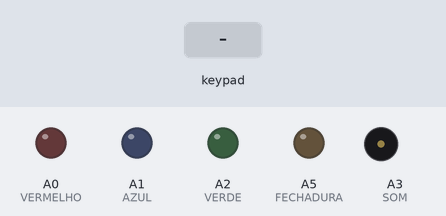
This sketch was run on a simulated Arduino Uno, built with avr-gcc and run on an emulated ATmega328P. Shown: output pins drawn as LEDs (lit = HIGH), buzzer (waves = sounding). The inputs (shaded band) are chosen by the test bench.

Above: at 1.2 s.
1.3 s: key '*' pressed
At 1.4 s:
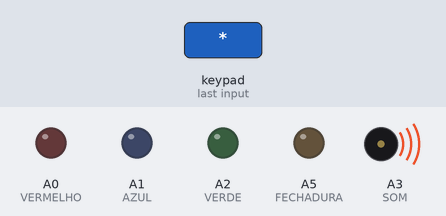
At 2.3 s:
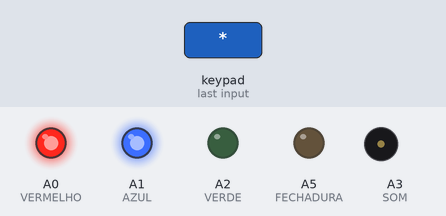
4.0 s: keypad keys 9 8 7 6 pressed 0.4 s apart
At 5.7 s:
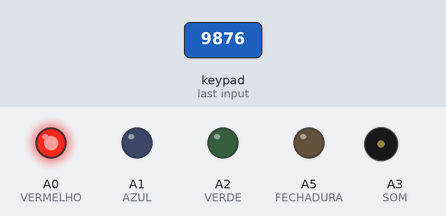
Timing chart, 0 to 7.9 s (numbered marks = the images above; inputs shaded):
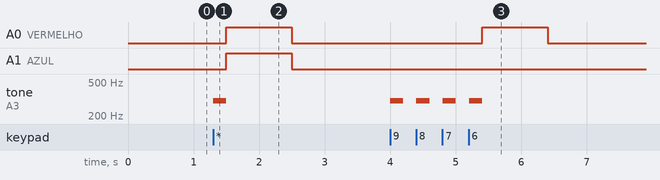

Measured:
- after the input at 1.3 s, A0 (VERMELHO), A1 (AZUL): LOW → HIGH after 0.20 s, → LOW 1.0 s later; tone on A3 (SOM): silent → 300 Hz at once, → silent 0.20 s later
- after the input at 4.0 s, A0 (VERMELHO): LOW → HIGH after 1.4 s, → LOW 1.0 s later; tone on A3 (SOM): alternates 300 Hz for 0.20 s and silent for 0.20 s, 8 changes in all, then stays silent, starting at once

The sketch:

fechadura_codigo_fonte.ino
```cpp
#include <Keypad.h> // Biblioteca responsável por controlar as entradas do teclado
#include <string.h>

const int TAMANHO_SENHA = 4, // Tamanho padrão da senha (1 a 9)
    NUM_TENT_ALARME = 5; // Número de tentativas erradas que podem ser feitas antes do alarme tocar

const byte LINHAS = 4; // Número de linhas do teclado
const byte COLUNAS = 4; // Número de colunas do teclado
const char CONTROLE = '*', CODIGO_RESET[] = {'#', '#', '#', '#', '#', '#', '#', '#', '#'};

// Nomeando os PINS
const int VERDE = A2,
    VERMELHO = A0,
    AZUL = A1,
    SOM = A3,
    BOTAO = A4,
    FECHADURA = A5;


// Matriz de mapeamento dos caracteres, baseado no número de colunas e linhas
char mapTeclas[LINHAS][COLUNAS] = {
  {'1', '2', '3', 'A'},
  {'4', '5', '6', 'B'},
  {'7', '8', '9', 'C'},
  {'*', '0', '#', 'D'}
};

// Define os 4 PINS referentes às linhas do teclado
byte pinsLinhas[LINHAS] = {9, 8, 7, 6};

// Define os 4 PINS referentes às colunas do teclado
byte pinsColunas[COLUNAS] = {5, 4, 3, 2};

// Cria um objeto teclado que relaciona a entrada dos pin's e a matriz de mapeamento mapTeclas.
Keypad teclado = Keypad(makeKeymap(mapTeclas), pinsLinhas, pinsColunas, LINHAS, COLUNAS);

// Variáveis globais de controle
char tentativa[TAMANHO_SENHA], senha[TAMANHO_SENHA];
int alarme;
bool senhaOK;

/*
  Função de inicialização: é executada uma única vez no inicio da execução do algoritmo.
*/
void setup(){
  Serial.begin(9600);

  // Definindo o modo dos pinos de controle
  pinMode(VERMELHO, OUTPUT);
  pinMode(AZUL, OUTPUT);
  pinMode(VERDE, OUTPUT);
  pinMode(FECHADURA, OUTPUT);
  pinMode(SOM, OUTPUT);

  pinMode(BOTAO, INPUT);


  // Inicializando a senha com uma sequência numérica, baseando-se no tamanho pré-definido da senha.
  inicializarString(senha, TAMANHO_SENHA);

  // Inicializando a contagem para o alarme.
  alarme = 0;
} // setup()


/*
  Função de repetição: é executada repetitivamente até a finalização do algoritmo.
*/
void loop(){
  // Lendo a senha
  senhaOK = lerString(tentativa, TAMANHO_SENHA, CONTROLE);

  // Verifica se a tecla de controle foi pressionada
  if(senhaOK){
    // Verifica se o código de reset foi inserido
    if(!comparaStrings(tentativa, CODIGO_RESET, TAMANHO_SENHA))
      // Verifica se a senha inserida é igual à senha armazenada
      if(comparaStrings(tentativa, senha,TAMANHO_SENHA)){
        energizarPino(FECHADURA, 1); // Abre a fechadura
        alarme = 0; // Reinicia a contagem para o alarme.
      }else{
        energizarPino(VERMELHO, 1); // Alerta o usuário que a senha inserida é inválida
        alarme++;
      }
    else
      alterarSenha(); // Chama a função para alterar a senha

  } else {
    energizarPino(AZUL, VERMELHO, 1); // Alerta o usuário que a leitura foi finalizada (apaga o "buffer")
  } // if(senhaOK)

  // Toca o alarme
  if(alarme >= NUM_TENT_ALARME){
    tocarPiezo(SOM, BOTAO, 500, 60000);
    alarme = 0; // Reinicia a contagem para o alarme.
  }

} // loop()


/*
  Lê e armazena os caracteres pressionados no teclado em um vetor de caracteres.
    Params:
      texto: string onde os caracteres serão armazenados.
        tam: tamanho da string texto
        controle: caracter de controle que finaliza o loop de leitura
    Retorno:
      true: caso o caracter de controle não tenha sido pressionado, leitura completa.
        false: caso o caracter de controle tenha sido pressionado, leitura incompleta.
*/
bool lerString(char *texto, int tam, char controle){
  for(int cont = 0; cont < TAMANHO_SENHA;){
    //Armazena a tecla pressionada, caso houver
    char teclaPressionada = teclado.getKey();

    // Verifica se alguma tecla foi pressionada
    if (teclaPressionada){
      tocarPiezo(SOM, 300, 200);

      if(teclaPressionada == CONTROLE) // O caracter de controle finaliza a leitura
        return false;

      texto[cont] = teclaPressionada; // Armazena o caracter
      cont++;
    }
  }

  return true;
} // lerString()


/*
  Preenche uma string (vetor de caracteres) com o caracter de números inteiros sequenciais.
    Params:
      texto[]: vetor de caracteres que será preenchido.
        tamanho: tamanho do vetor, ou quantidade de números a serem inseridos.
*/
void inicializarString(char *texto, int tamanho){
  for(int i = 0; i < tamanho; i++)
    texto[i] = 49 + i; // 49 = '1'
} // inicializarString()


/*
  Função responsável por confirmar a senha antiga, ler a nova senha e validá-la.
*/
void alterarSenha(){
  digitalWrite(AZUL, HIGH); // Acende o led azul, indicando que entrou no modo de troca de senha

  // Confirma a senha atual, por questões de segurança.
  while(!lerString(tentativa, TAMANHO_SENHA, CONTROLE))
    energizarPino(VERMELHO, 1); // Se apagar a string, o led pisca Roxo.

  digitalWrite(AZUL, LOW);
  // Verifica se a senha correta foi fornecida
  if(comparaStrings(tentativa, senha, TAMANHO_SENHA)){
    digitalWrite(VERDE, HIGH);

    // Salva a senha antiga.
    char senhaAntiga[TAMANHO_SENHA];
    memcpy(senhaAntiga, senha, TAMANHO_SENHA);

    // Lê a nova senha.
    while(!lerString(senha, TAMANHO_SENHA, CONTROLE)){
      digitalWrite(VERDE, LOW);
      energizarPino(VERMELHO, AZUL, 1);
      digitalWrite(VERDE, HIGH);
    }

    digitalWrite(VERDE, LOW);
    // Verifica se a nova senha é igual ao código de resete.
    if(comparaStrings(senha, CODIGO_RESET, TAMANHO_SENHA)){
      memcpy(senha, senhaAntiga, TAMANHO_SENHA);
      piscarPino(VERMELHO, 3);
    } else
      piscarPino(VERDE, 3);

    return;
  }

  piscarPino(VERMELHO, 3);
} // alterarSenha()


/*
  Verifica se as strings fornecidas possuem o mesmo conteúdo (são iguais).
    Params:
      texto1[] e texto2[]: strings que serão comparadas.
    Retorno:
      true: Caso sejam iguais.
        false: Caso não sejam iguais.
*/
bool comparaStrings(const char *texto1, const char *texto2, int tamanho){
  for(int i = 0; i < tamanho; i++)
    if(texto1[i] != texto2[i])
      return false;

  return true;
} // comparaStrings()


/*
  Energiza um pino durante um tempo determinado.
    Params:
      pino: pino que será energizado.
        tempo: tempo que o pino será energizado (em segundos).
*/
void energizarPino(int pino, int tempo){
  digitalWrite(pino, HIGH);
  delay(tempo * 1000);
  digitalWrite(pino, LOW);
} // energizaPino()


/*
  Sobrecarga: energizarPino
    Energiza dois pinos durante um tempo determinado.
*/
void energizarPino(int pino1, int pino2, int tempo){
  digitalWrite(pino1, HIGH);
  digitalWrite(pino2, HIGH);
  delay(tempo * 1000);
  digitalWrite(pino1, LOW);
  digitalWrite(pino2, LOW);
} // energizaPino()


/*
  Energiza e desenergiza um pino uma determinada quantidade de vezes.
    Params:
      pino: pino que será energizado e desenergizado.
        quantidade: quantidade de vezes que o pino piscará

*/
void piscarPino(int pino, int quantidade) {
  // Desernegiza o pino, caso esteja energizado.
  if(digitalRead(pino) == HIGH){
    digitalWrite(pino, LOW);
    delay(500);
  }

  // Pisca o pino
  for(int i = 0; i < quantidade; i++){
    digitalWrite(pino, HIGH);
    delay(500);
    digitalWrite(pino, LOW);
    delay(500);
  }
} // piscarPino()


/*
  Toca um piezo/buzzer (conectado á um pino) em uma frequência, durante um tempo determinado.
    Params:
      piezo: pino onde o piezo/buzzer está conectado.
      parar: pino que para o loop do beep;
      freq: frequência
      tempo: tempo que o piezo tocará (em milisegundos).
*/
void tocarPiezo(int piezo, int parar, int freq, int tempo){
  tone(piezo,freq);
  for(int i = 60; i > 0 && digitalRead(parar) == LOW; i--)
    delay(1000);

  noTone(piezo);
} // tocarPiezo()

void tocarPiezo(int piezo, int freq, int tempo){
  tone(piezo,freq);
  delay(tempo);
  noTone(piezo);
} // tocarPiezo()
```
